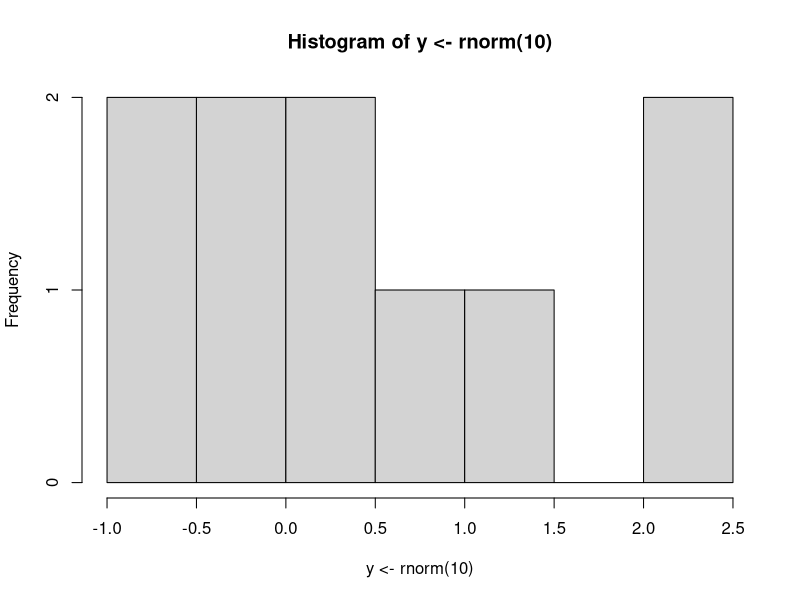
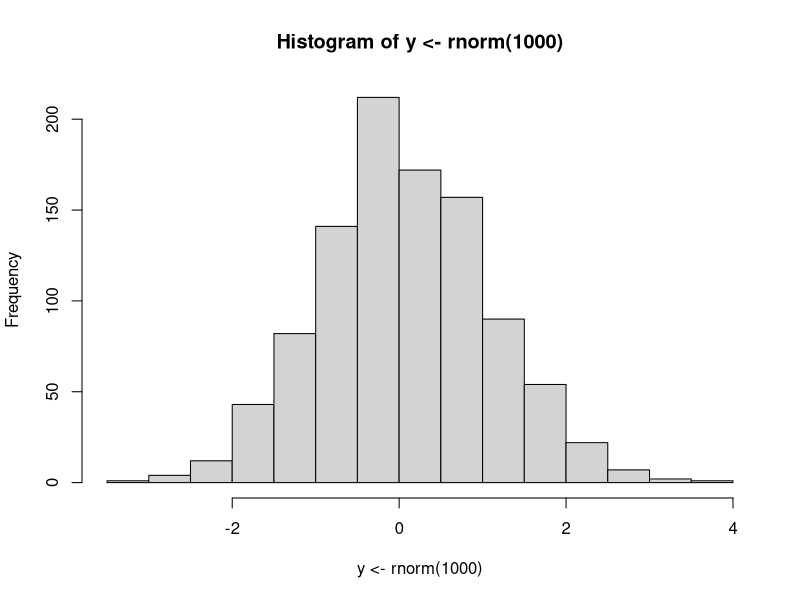
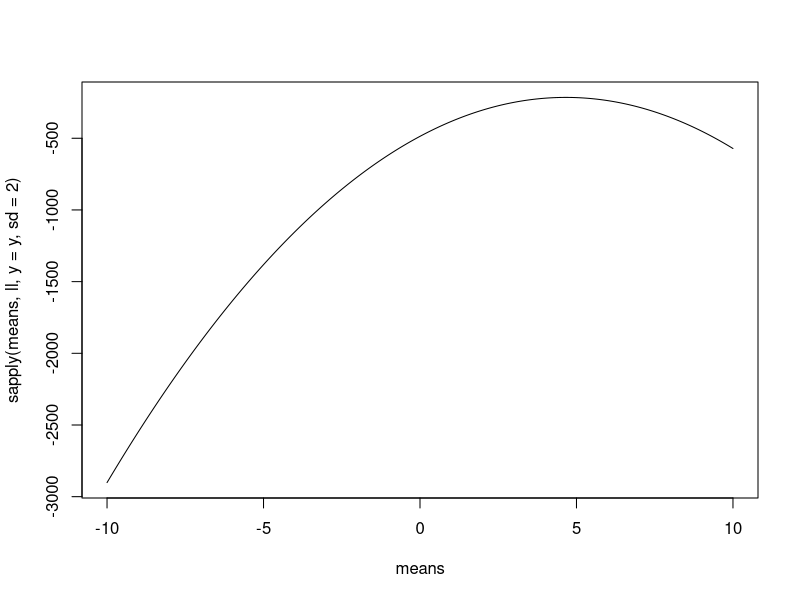

The R source for these figures, in order:
## ---- chunk 1
# n, mean and sd
## ---- chunk 2
hist(y<-rnorm(10)) # does not really look like a normal distribution
## ---- chunk 3
mean(y)
## ---- chunk 4
var(y);sd(y)
## ---- chunk 5
hist(y<-rnorm(1000)) # looks like a normal distribution
mean(y) # much closer than the 0 mean we simulated from
var(y);sd(y) # close to 1 that we simulated from
## ---- chunk 6
sim1 <- replicate(100, rnorm(10, mean = 2))
sim2 <- replicate(100, rnorm(10, mean = 6))
apply(sim1, 2, mean)
apply(sim2, 2, mean)
## ---- chunk 7
quantile(apply(sim1, 2, mean), probs = c(0.025, 0.975))
quantile(apply(sim2, 2, mean), probs = c(0.025, 0.975))
## ---- chunk 8
# Yes, the mean of sim1 is not included in the intervals of sim2
# and vice versa
## ---- chunk 9
sim1 <- replicate(100, rnorm(10, mean = 2, sd = 5))
sim2 <- replicate(100, rnorm(10, mean = 6, sd = 5))
means1 <- apply(sim1, 2, mean);mean(means1) # pretty close
means2 <- apply(sim2, 2, mean);mean(means2) # prett close
quantile(apply(sim1, 2, mean), probs = c(0.025, 0.975))
quantile(apply(sim2, 2, mean), probs = c(0.025, 0.975))
# variance of mean estimator has gotten much larger. Interval of sim2 now includes mean of sim1
## ---- chunk 10
# It gets much smaller
## ---- chunk 11
# using a new simulation for brevity
y <- rnorm(100, mean = 5, sd = 2)
ll <- function(y, mean, sd)sum(dnorm(y, mean, sd, log = TRUE))
means <- seq(from = -10, to = 10, length.out=1000)
plot(means, sapply(means, ll, y = y, sd = 2), type = "l")
## ---- chunk 12
optimise(ll, y = y, sd = 2, lower = -100 , upper = 100, maximum = TRUE)
